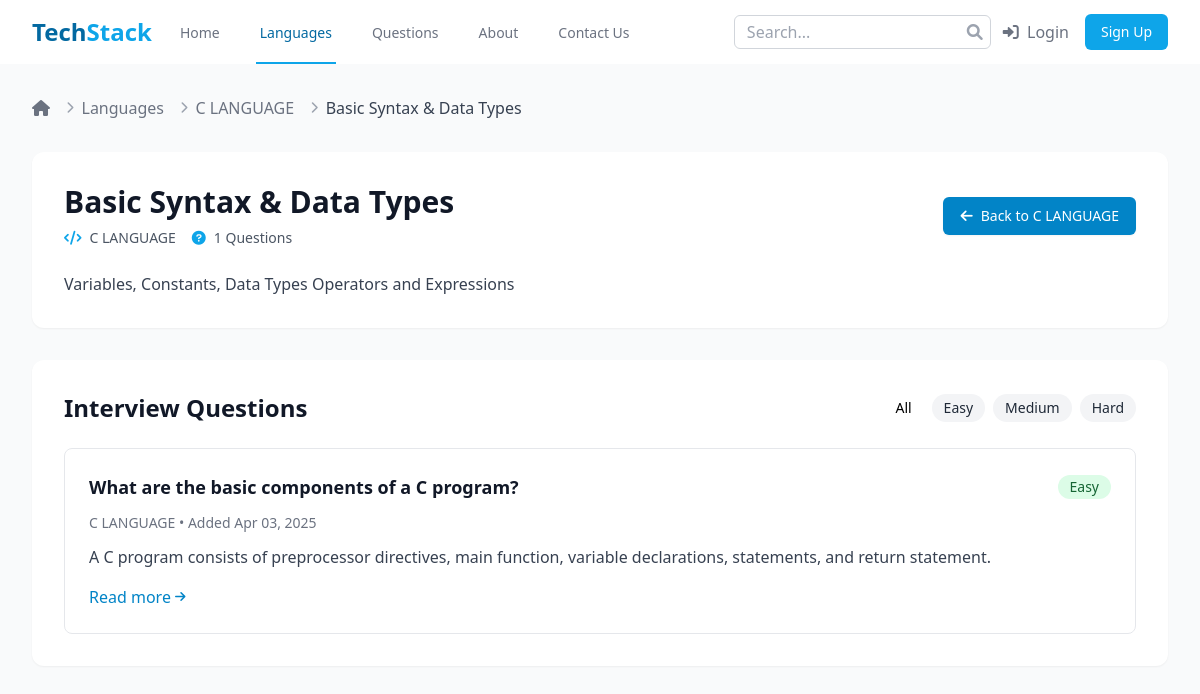
The page /languages/c-language/topic/basic-syntax-data-types/ on the database its author committed.
### languages/models.py (models this page shows, shortened)
class Language(models.Model):
    name = models.CharField(max_length=100)
    slug = models.SlugField(unique=True, blank=True)
    description = models.TextField()
    logo = models.ImageField(upload_to='languages/logos/', blank=True, null=True)
    created_at = models.DateTimeField(auto_now_add=True)
    updated_at = models.DateTimeField(auto_now=True)
    is_featured = models.BooleanField(default=False)
    class Meta:
        ordering = ['name']

class Topic(models.Model):
    name = models.CharField(max_length=100)
    slug = models.SlugField(unique=True, blank=True)
    language = models.ForeignKey(Language, on_delete=models.CASCADE, related_name='topics')
    description = models.TextField()

### questions/models.py (models this page shows, shortened)
class Question(models.Model):
    title = models.CharField(max_length=255)
    slug = models.SlugField(unique=True, blank=True)
    content = models.TextField()
    code_snippet = models.TextField(blank=True, null=True)
    difficulty = models.CharField(
        max_length=10,
        choices=DifficultyLevel.choices,
        default=DifficultyLevel.MEDIUM
    )
    language = models.ForeignKey(Language, on_delete=models.CASCADE, related_name='questions')
    topics = models.ManyToManyField(Topic, related_name='questions')
    category = models.ForeignKey(Category, on_delete=models.SET_NULL, null=True, related_name='questions')
    created_by = models.ForeignKey(User, on_delete=models.SET_NULL, null=True, related_name='created_questions')
    created_at = models.DateTimeField(auto_now_add=True)
    updated_at = models.DateTimeField(auto_now=True)
    is_approved = models.BooleanField(default=False)
    class Meta:
        ordering = ['-created_at']

class Category(models.Model):
    name = models.CharField(max_length=100, unique=True)
    slug = models.SlugField(unique=True, blank=True)
    class Meta:
        verbose_name_plural = 'Categories'

### languages/views.py (the view)
# urls.py: path('<slug:lang_slug>/topic/<slug:topic_slug>/', views.topic_detail, name='topic_detail'),
def topic_detail(request, lang_slug, topic_slug):
    language = get_object_or_404(Language, slug=lang_slug)
    topic = get_object_or_404(Topic, slug=topic_slug, language=language)
    questions = Question.objects.filter(topics=topic, is_approved=True)
    context = {
        'language': language,
        'topic': topic,
        'questions': questions,
    }
    return render(request, 'languages/topic_detail.html', context)

### templates/languages/topic_detail.html (shortened to what this page needs)
{% extends 'base.html' %}
{% block content %}
<div class="bg-gray-50 min-h-screen">
    <div class="max-w-7xl mx-auto py-8 px-4 sm:px-6 lg:px-8">
        <nav class="flex mb-8" aria-label="Breadcrumb">
            <ol class="flex items-center space-x-2">
                <li>
                    <a href="{% url 'home' %}" class="text-gray-500 hover:text-gray-700 transition-colors">
                        <i class="fas fa-home"></i>
                    </a>
                </li>
                <li>
                    <div class="flex items-center">
                        <i class="fas fa-chevron-right text-gray-400 text-xs mx-2"></i>
                        <a href="{% url 'language_list' %}" class="text-gray-500 hover:text-gray-700 transition-colors">
                            Languages
                        </a>
                    </div>
                </li>
                <li>
                    <div class="flex items-center">
                        <i class="fas fa-chevron-right text-gray-400 text-xs mx-2"></i>
                        <a href="{% url 'language_detail' language.slug %}" class="text-gray-500 hover:text-gray-700 transition-colors">
                            {{ language.name }}
                        </a>
                    </div>
                </li>
                <li>
                    <div class="flex items-center">
                        <i class="fas fa-chevron-right text-gray-400 text-xs mx-2"></i>
                        <span class="text-gray-700 font-medium">
                            {{ topic.name }}
                        </span>
                    </div>
                </li>
            </ol>
        </nav>
        <div class="bg-white rounded-xl shadow-sm p-8 mb-8">
            <div class="flex flex-col md:flex-row md:items-center md:justify-between">
                <div>
                    <h1 class="text-3xl font-bold text-gray-900">
                        {{ topic.name }}
                    </h1>
                    <div class="mt-2 flex flex-wrap gap-4">
                        <div class="flex items-center text-sm text-gray-600">
                            <i class="fas fa-code mr-2 text-primary-500"></i>
                            {{ language.name }}
                        </div>
                        <div class="flex items-center text-sm text-gray-600">
                            <i class="fas fa-question-circle mr-2 text-primary-500"></i>
                            {{ questions.count }} Questions
                        </div>
                    </div>
                </div>
                <div class="mt-4 md:mt-0">
                    <a href="{% url 'language_detail' language.slug %}" class="inline-flex items-center px-4 py-2 border border-transparent rounded-md shadow-sm text-sm font-medium text-white bg-primary-600 hover:bg-primary-700 focus:outline-none focus:ring-2 focus:ring-offset-2 focus:ring-primary-500 transition-colors">
                        <i class="fas fa-arrow-left mr-2"></i>
                        Back to {{ language.name }}
                    </a>
                </div>
            </div>
            <div class="mt-6 prose max-w-none">
                <p class="text-gray-700">
                    {{ topic.description }}
                </p>
            </div>
        </div>
        <div class="bg-white rounded-xl shadow-sm p-8">
            <div class="flex items-center justify-between mb-6">
                <h2 class="text-2xl font-bold text-gray-900">Interview Questions</h2>
                <div class="flex gap-2">
                    <button id="filter-all" class="difficulty-filter px-3 py-1 text-sm font-medium rounded-full bg-gray-100 text-gray-800 hover:bg-gray-200 transition-colors active">All</button>
                    <button id="filter-easy" class="difficulty-filter px-3 py-1 text-sm font-medium rounded-full bg-gray-100 text-gray-800 hover:bg-green-100 hover:text-green-800 transition-colors">Easy</button>
                    <button id="filter-medium" class="difficulty-filter px-3 py-1 text-sm font-medium rounded-full bg-gray-100 text-gray-800 hover:bg-yellow-100 hover:text-yellow-800 transition-colors">Medium</button>
                    <button id="filter-hard" class="difficulty-filter px-3 py-1 text-sm font-medium rounded-full bg-gray-100 text-gray-800 hover:bg-red-100 hover:text-red-800 transition-colors">Hard</button>
                </div>
            </div>
            {% if questions %}
                <div class="space-y-4" id="questions-container">
                    {% for question in questions %}
                        <div class="bg-white border border-gray-200 rounded-lg overflow-hidden question-card" data-difficulty="{{ question.difficulty }}">
                            <div class="p-6">
                                <div class="flex items-center justify-between mb-3">
                                    <h3 class="text-lg font-semibold text-gray-900">
                                        <a href="{% url 'question_detail' question.slug %}" class="hover:text-primary-600 transition-colors">
                                            {{ question.title }}
                                        </a>
                                    </h3>
                                    <span class="inline-flex items-center px-3 py-0.5 rounded-full text-sm font-medium
                                        {% if question.difficulty == 'easy' %}
                                            bg-green-100 text-green-800
                                        {% elif question.difficulty == 'medium' %}
                                            bg-yellow-100 text-yellow-800
                                        {% else %}
                                            bg-red-100 text-red-800
                                        {% endif %}
                                    ">
                                        {{ question.get_difficulty_display }}
                                    </span>
                                </div>
                                <p class="text-sm text-gray-500 mb-3">
                                    {{ question.category.name }} • Added {{ question.created_at|date:"M d, Y" }}
                                </p>
                                <p class="text-gray-700 mb-4">{{ question.content|truncatewords:30 }}</p>
                                <div class="flex justify-between items-center">
                                    <a href="{% url 'question_detail' question.slug %}" class="inline-flex items-center text-primary-600 hover:text-primary-700 font-medium transition-colors">
                                        Read more <i class="fas fa-arrow-right ml-1 text-xs"></i>
                                    </a>
                                    </div>
                                </div>
                            </div>
                        </div>
                    {% endfor %}
                </div>
            {% else %}
                <div class="text-center py-12 bg-gray-50 rounded-lg">
                    <i class="fas fa-question-circle text-5xl text-gray-300 mb-3"></i>
                    <h3 class="text-lg font-medium text-gray-900 mb-1">No questions available</h3>
                    <p class="text-gray-500">There are no questions for this topic yet.</p>
                </div>
            {% endif %}
        </div>
    </div>
{% endblock %}

### templates/languages/topic_detail.html (style rules this page uses)
.question-card { transition: all 0.3s ease; }
.question-card { animation: fadeInUp 0.5s ease-out forwards; }
.difficulty-filter.active { background-color: rgba(var(--color-primary-100), 1); color: rgba(var(--color-primary-800), 1); }

### rows shown on the page
Language: name "C LANGUAGE"
Topic: name "Basic Syntax & Data Types", description "Variables, Constants, Data Types Operators and Expressions"
Question: title "What are the basic components of a C program?", difficulty "Easy", category.name "C LANGUAGE", created_at "Apr 03, 2025", content "A C program consists of preprocessor directives, main function, variable declarations, statements, and return statement."

### other values the page prints
{{ questions.count }} "1"
